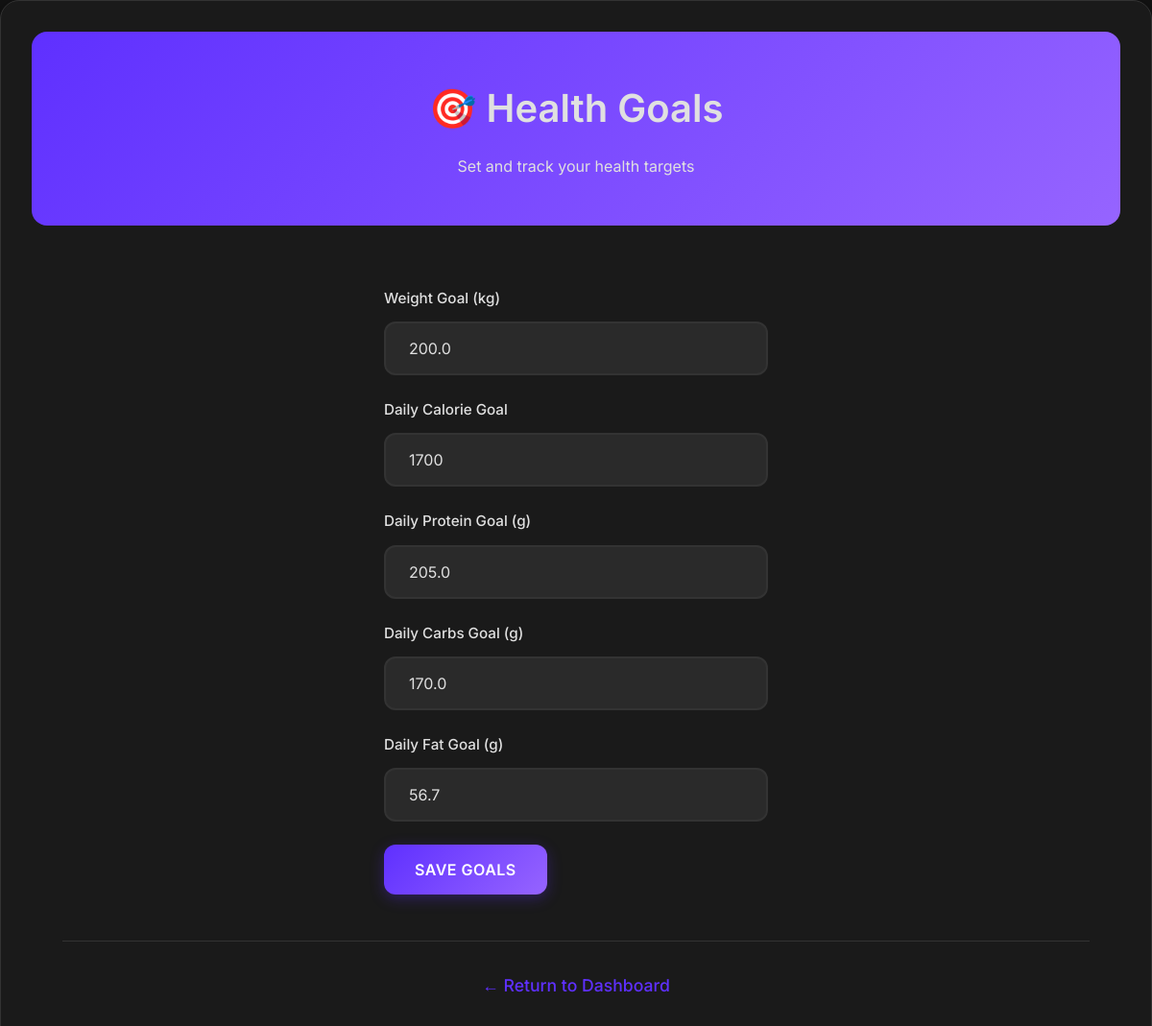
Before: /goals (signed in) with the older database file.
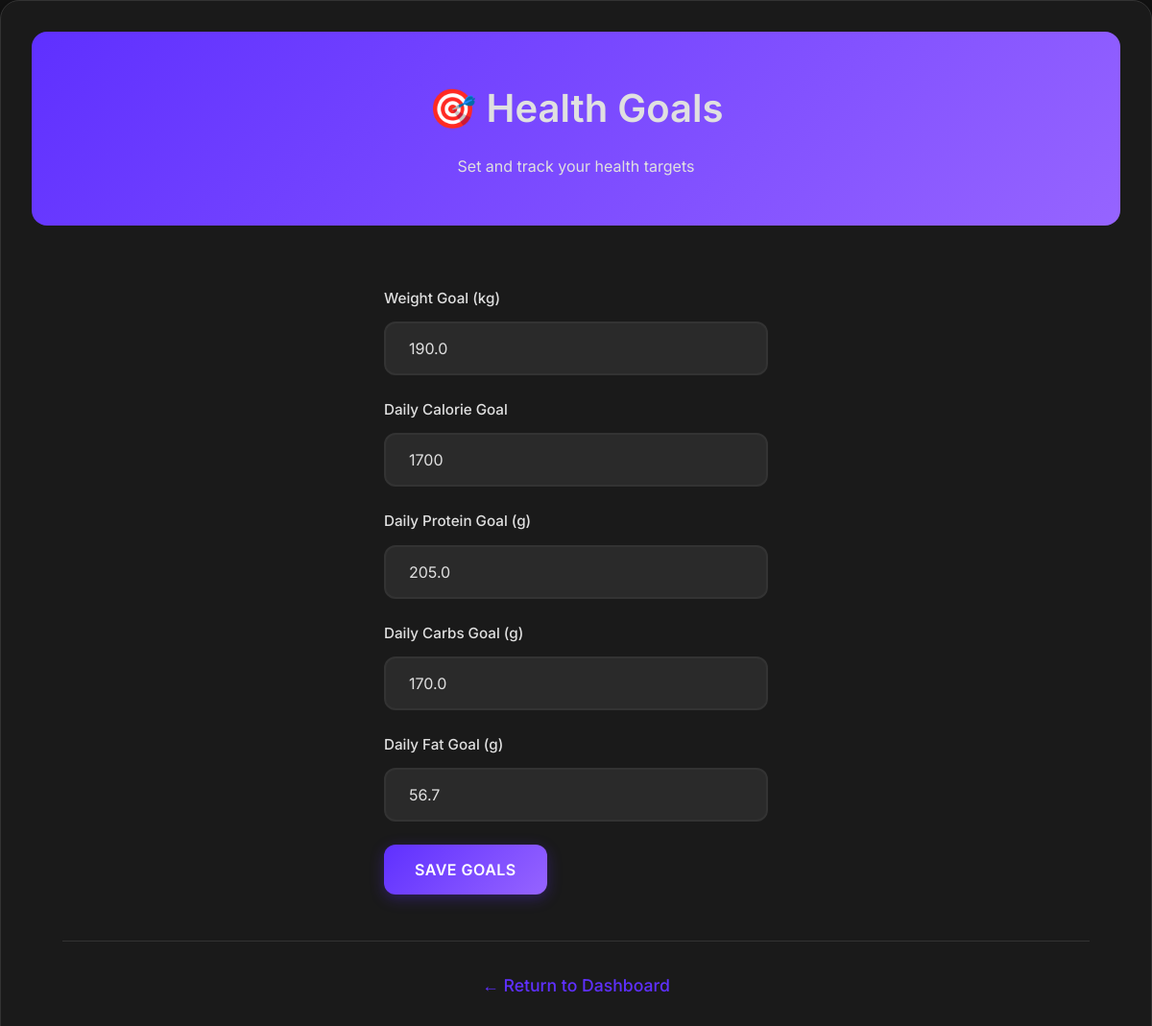
After: the same page with the newer database file.
### tables this page shows
CREATE TABLE goals (
            id INTEGER PRIMARY KEY AUTOINCREMENT,
            user_id INTEGER,
            weight_goal REAL,
            calorie_goal INTEGER, protein_goal REAL, carbs_goal REAL, fat_goal REAL,
            FOREIGN KEY (user_id) REFERENCES users(id)
        );

### cedhealth_app.py (the view, shortened to what this page needs)
@app.route('/goals', methods=['GET', 'POST'])
def goals():
    if 'user_id' not in session:
        return redirect(url_for('login'))
    user_id = session['user_id']
    conn = sqlite3.connect('cedhealth.db')
    c = conn.cursor()
    c.execute('SELECT weight_goal, calorie_goal, protein_goal, carbs_goal, fat_goal FROM goals WHERE user_id = ?',
              (user_id, ))
    goal = c.fetchone()
    conn.close()
    return render_template('goals.html', goal=goal)

### templates/goals.html (shortened to what this page needs)
<!DOCTYPE html>
<html lang="en">
<head>
    <link rel="stylesheet" href="{{ url_for('static', filename='style.css') }}">
</head>
<body>
    <div class="container">
        <div class="header">
            <h1>🎯 Health Goals</h1>
            <p>Set and track your health targets</p>
        </div>
        <div class="content">
            <form method="POST" class="form-container">
                <div class="form-group">
                    <label for="weight_goal">Weight Goal (kg)</label>
                    <input type="number" id="weight_goal" name="weight_goal" step="0.1"
                           value="{{ goal[0] if goal else '' }}" placeholder="Enter your target weight">
                </div>
                <div class="form-group">
                    <label for="calorie_goal">Daily Calorie Goal</label>
                    <input type="number" id="calorie_goal" name="calorie_goal"
                           value="{{ goal[1] if goal else '' }}" placeholder="Enter daily calorie target">
                </div>
                <div class="form-group">
                    <label for="protein_goal">Daily Protein Goal (g)</label>
                    <input type="number" id="protein_goal" name="protein_goal" step="0.1"
                           value="{{ goal[2] if goal else '' }}" placeholder="Enter daily protein target">
                </div>
                <div class="form-group">
                    <label for="carbs_goal">Daily Carbs Goal (g)</label>
                    <input type="number" id="carbs_goal" name="carbs_goal" step="0.1"
                           value="{{ goal[3] if goal else '' }}" placeholder="Enter daily carbs target">
                </div>
                <div class="form-group">
                    <label for="fat_goal">Daily Fat Goal (g)</label>
                    <input type="number" id="fat_goal" name="fat_goal" step="0.1"
                           value="{{ goal[4] if goal else '' }}" placeholder="Enter daily fat target">
                </div>
                <button type="submit" class="btn btn-primary">Save Goals</button>
            </form>
            <div class="back-link">
                <a href="/dashboard">← Return to Dashboard</a>
            </div>
        </div>
    </div>
</body>
</html>

Changed rows visible on the page:
removed goals: weight_goal "200.0", calorie_goal "1700", protein_goal "205.0", carbs_goal "170.0", fat_goal "56.7"
added goals: weight_goal "190.0", calorie_goal "1700", protein_goal "205.0", carbs_goal "170.0", fat_goal "56.7"
